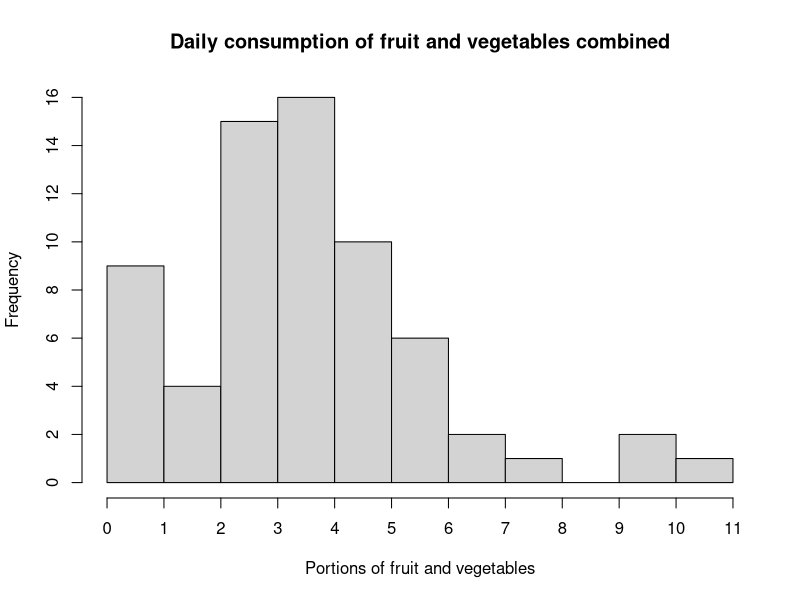
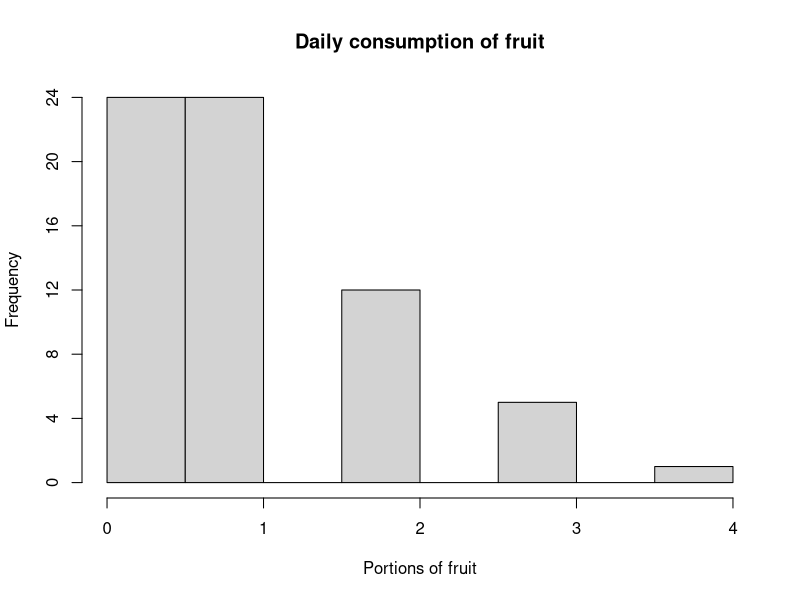
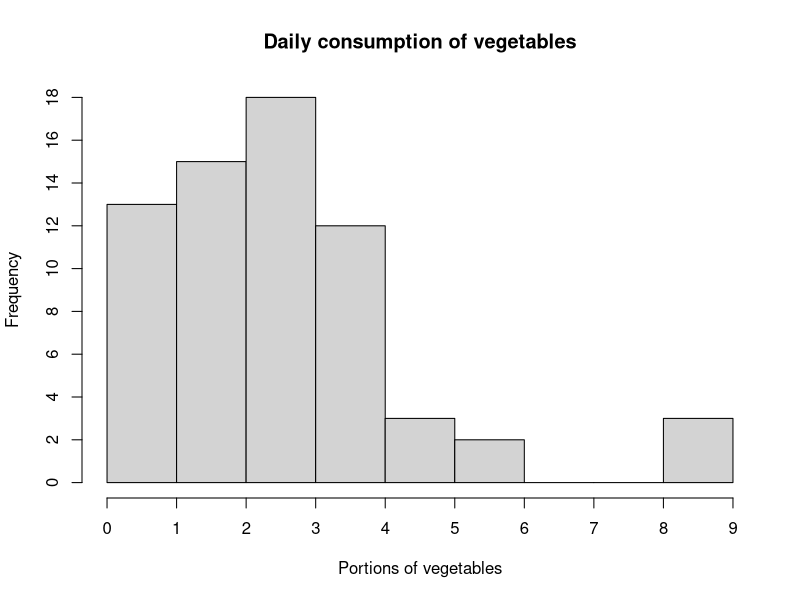
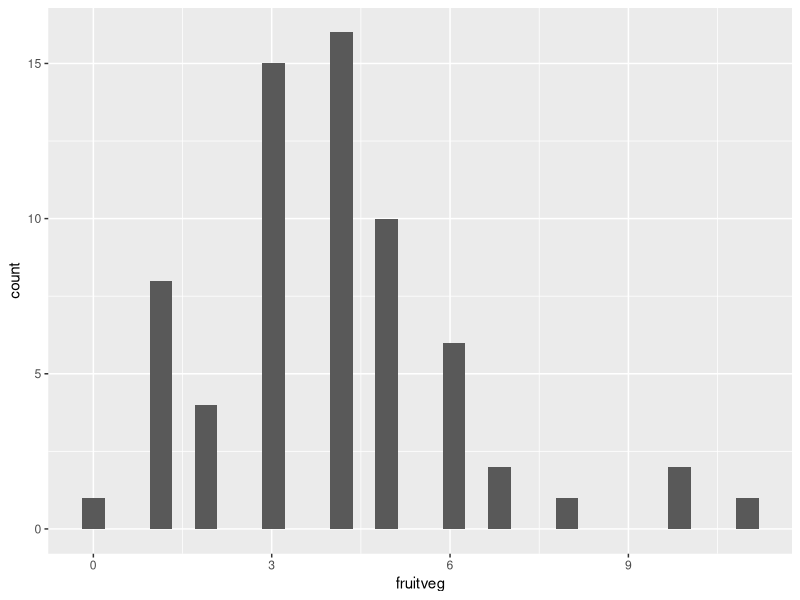
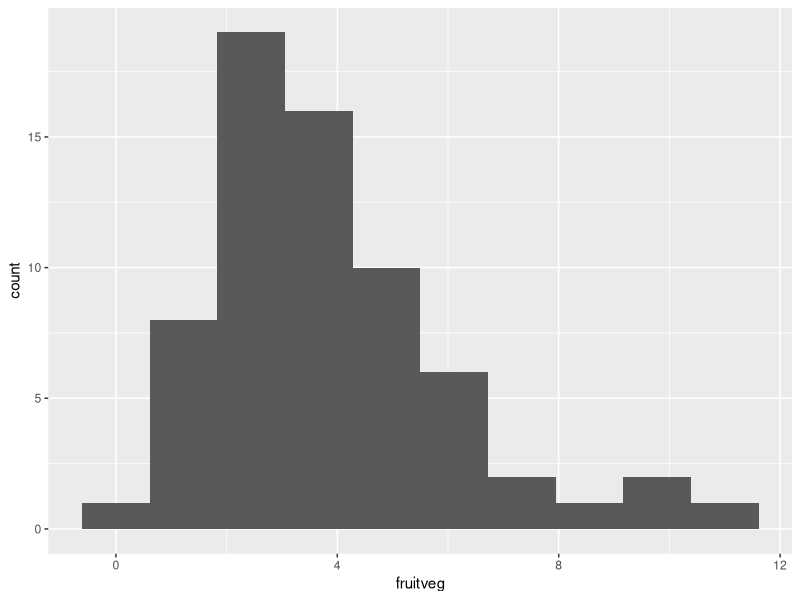
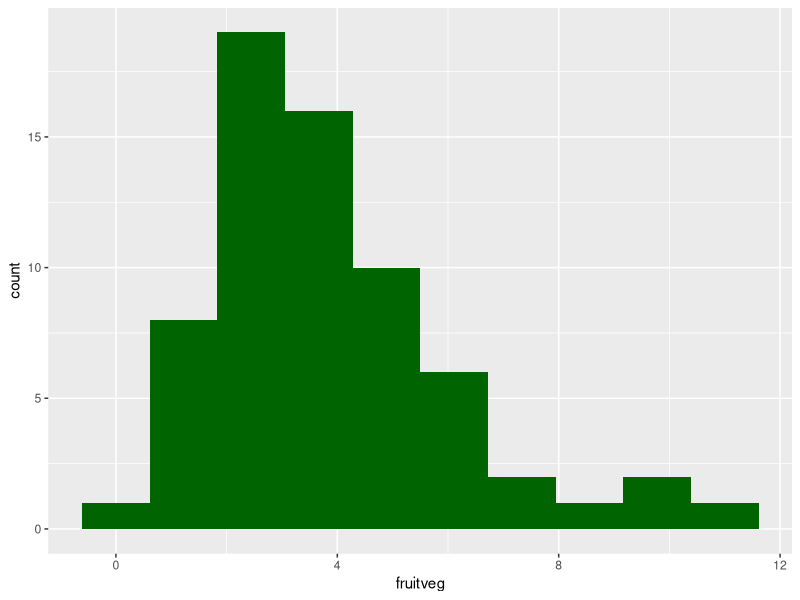
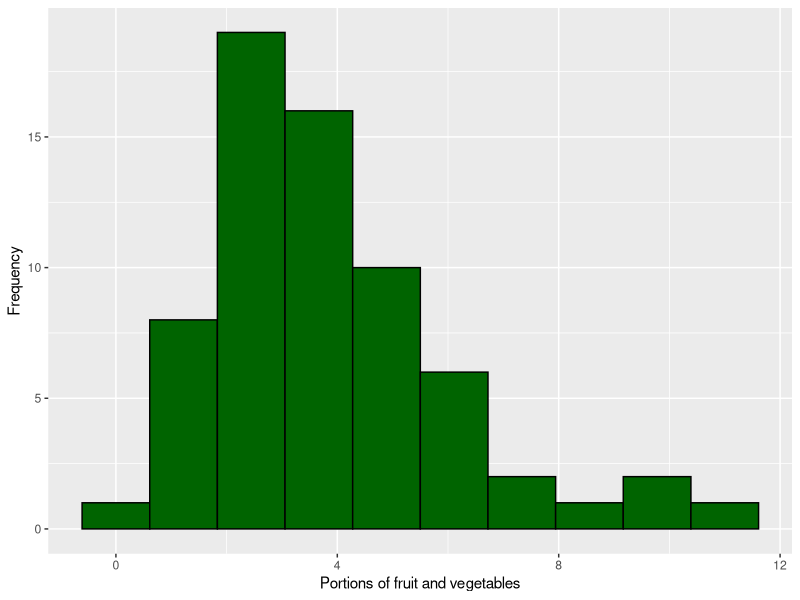
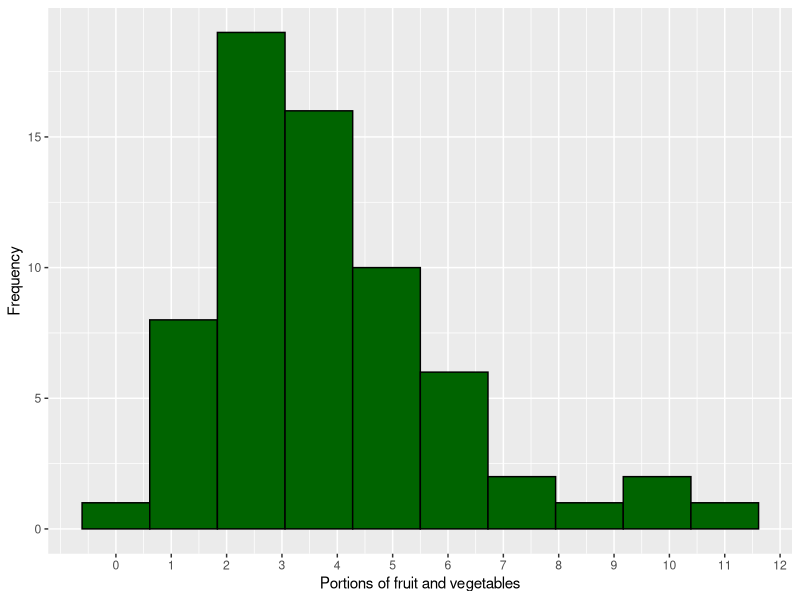

Recreate these plots in R, in order. (Note: this script raises an error after producing the figures.)
# Script for importing cancer data for coursera mooc
# By Buker Raymond on 19/09/24
g <- read.csv(file = 'cancer data for MOOC 1.csv', header = TRUE, sep= ",")
fruit <- g[, 'fruit']
veg <- g[, 'veg']
fruitveg <- fruit + veg
table(fruitveg)
g$fruitveg <- g$fruit + g$veg

hist(g$fruitveg, xlab = "Portions of fruit and vegetables",
main = "Daily consumption of fruit and vegetables combined", axes = F)

axis(side= 1, at = seq(0, 11,1))

axis(side= 2, at = seq(0, 16, 2))


g$healthy_bmi <- ifelse(g$bmi > 18.5 & g$bmi < 24.9, 'normal', 'not normal')

hist(g$fruit, xlab = "Portions of fruit",
     main = "Daily consumption of fruit", axes = F)

axis(side= 1, at = seq(0, 4,1))

axis(side= 2, at = seq(0, 24, 4))

hist(g$veg, xlab = "Portions of vegetables",
     main = "Daily consumption of vegetables", axes = F)

axis(side= 1, at = seq(0, 9,1))

axis(side= 2, at = seq(0, 18, 2))
install.packages("ggplot2")
require(ggplot2)

ggplot() + geom_histogram(data = g, aes(x = fruitveg))

ggplot() + geom_histogram(data = g, aes(x = fruitveg), bins = 10)

ggplot() + geom_histogram(data = g, aes(x = fruitveg), bins = 10, fill = "darkgreen")

ggplot() + geom_histogram(data = g, aes(x = fruitveg), bins = 10, fill = "darkgreen", col = "black") + 
labs(x = "Portions of fruit and vegetables", y = "Frequency")

ggplot() + geom_histogram(data = g, aes(x = fruitveg), bins = 10, fill = "darkgreen", col = "black") + 
labs(x = "Portions of fruit and vegetables", y = "Frequency") +
scale_x_continuous(breaks = seq(from = 0, to = 12, by = 1))

ggplot() + geom_histogram(data = g, aes(x = fruitveg), bins = 10, fill = "darkgreen", col = "black") + 
  labs(x = "Portions of fruit and vegetables", y = "Frequency") +
  scale_x_continuous(breaks = seq(from = 0, to = 12, by = 1)) + theme_bw()

ggplot() + geom_histogram(data = g, aes(x = fruit), bins = 5, fill = "darkgreen", col = "black") +
theme_bw() + labs(x = "Portions of fruit", y = "Frequency") + 
  scale_x_continuous(breaks = seq(from = 0, to = 4, by = 1))

ggplot() + geom_histogram(data = g, aes(x = veg), bins = 10, fill = "darkgreen", col = "black") +
  theme_bw() + labs(x = "Portions of vegetables", y = "Frequency") + 
  scale_x_continuous(breaks = seq(from = 0, to = 9, by = 1))

cancer <- g[,'cancer']
chisq.test(x = five_a_day, y = cancer)

bmi <- g[, 'bmi']
t.test(bmi~cancer)
t.test(bmi, mu = 25)
t.test(bmi~cancer, var.equal = TRUE)

overweight <- ifelse(bmi >= 25, 1,0)
table(overweight)

chisq.test(x = overweight, y = cancer)
